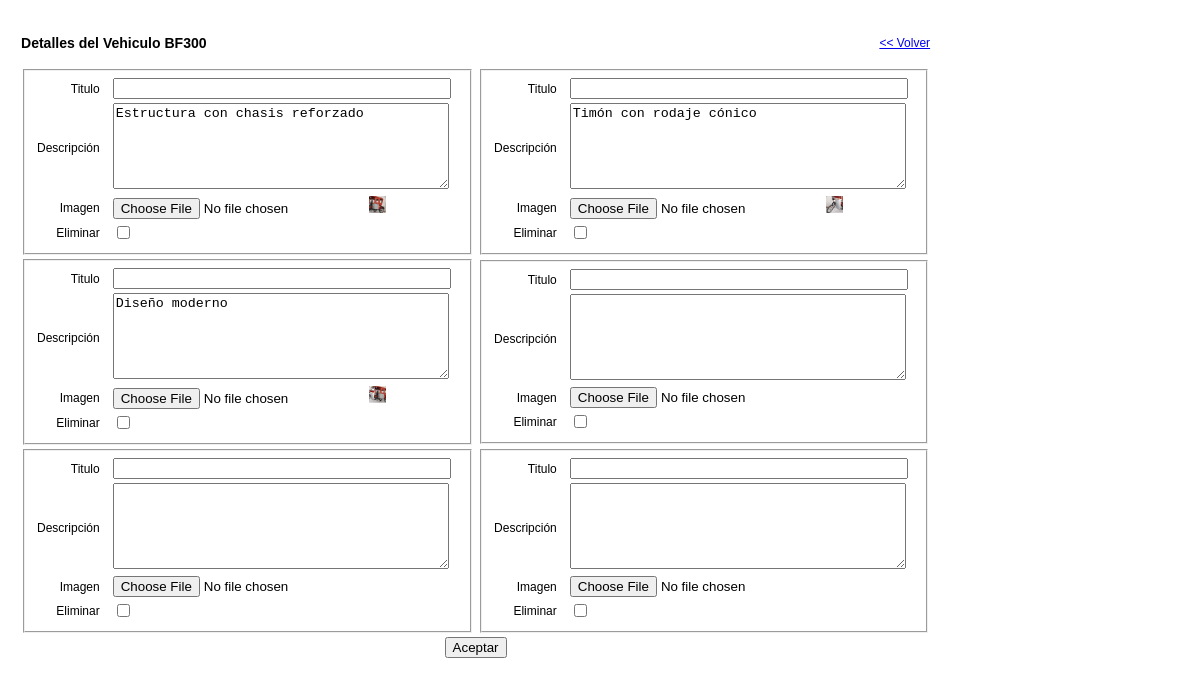
Screenshot of /administrator/formDetalles.php?id_producto=5&mod_prod=BF300 (signed in) with the database file from the repository.
### tables this page shows
CREATE TABLE `detalleproducto` (
  `id_detalle_producto` int(11) NOT NULL auto_increment,
  `titulo` varchar(45) NOT NULL,
  `foto_detalle` varchar(100) NOT NULL,
  `descripcion` varchar(255) NOT NULL,
  `id_producto` int(11) NOT NULL,
  PRIMARY KEY  (`id_detalle_producto`),
  KEY `fk_DetalleProducto_MasterProducto` (`id_producto`),
  CONSTRAINT `detalleproducto_ibfk_1` FOREIGN KEY (`id_producto`) REFERENCES `producto` (`id_producto`) ON DELETE CASCADE ON UPDATE NO ACTION
);

### administrator/bussinessLogic/DetalleProductoBL.php (called while the page is built, shortened)
<?php
include_once 'dao/DetalleProductoDAO.php';
include_once 'domain/DetalleProducto.php';
class DetalleProductoBL {
    private $dpDao;
    public function __construct() {
        $this->dpDao = new DetalleProductoDAO();
    }
    public function getDetallesProductos($id_producto) {
        return $this->dpDao->getDetallesProductos($id_producto);
    }
}
?>

### administrator/util/Connection.php (called while the page is built, shortened)
<?php
class Connection {
    private $connection;
    public function __construct() {
        $server = "localhost";
        $username = "buffalo9_root";
        $password = "r00tr00t";
        $database_name = "buffalo9_portal";
        $connection = mysql_connect($server, $username, $password) or die("Problemas en la conexión");
        $this->connection = $connection;
    }
    public function getConnection() {
        return $this->connection;
    }
}
?>

### administrator/dao/DetalleProductoDAO.php (called while the page is built, shortened)
<?php
include_once 'util/Connection.php';
include_once 'domain/DetalleProducto.php';
class DetalleProductoDAO {
    public function getDetallesProductos($id_producto) {
        $conexion = new Connection();
        $query = "SELECT id_detalle_producto, titulo, foto_detalle, descripcion, id_producto
                FROM detalleproducto WHERE id_producto = $id_producto";
        $result = mysql_query($query, $conexion->getConnection());
        $total_registros = mysql_num_rows($result);
        if ($total_registros > 0) {
            while ($row = mysql_fetch_assoc($result)) {
                $detalleProducto = new DetalleProducto();
                $detalleProducto->setId_detalle_producto($row['id_detalle_producto']);
                $detalleProducto->setTitulo($row['titulo']);
                $detalleProducto->setFoto_detalle($row['foto_detalle']);
                $detalleProducto->setDescripcion($row['descripcion']);
                $detalleProducto->setId_producto($row['id_producto']);
                $detallesProducto[] = $detalleProducto;
            }
        }
        return $detallesProducto;
    }
}
?>

### administrator/domain/DetalleProducto.php (called while the page is built, shortened)
<?php
class DetalleProducto {
    private $titulo;
    private $foto_detalle;
    private $descripcion;
    public function getTitulo() {
        return $this->titulo;
    }
    public function setTitulo($titulo) {
        $this->titulo = $titulo;
    }
    public function getFoto_detalle() {
        return $this->foto_detalle;
    }
    public function setFoto_detalle($foto_detalle) {
        $this->foto_detalle = $foto_detalle;
    }
    public function getDescripcion() {
        return $this->descripcion;
    }
    public function setDescripcion($descripcion) {
        $this->descripcion = $descripcion;
    }
}
?>

### administrator/formDetalles.php (the view, shortened to what this page needs)
<?php
include_once 'bussinessLogic/DetalleProductoBL.php';
include_once 'domain/DetalleProducto.php';
if (!isset($_SESSION['user'])) {
    header("location: index.php?error=2");
} else {
    $id_producto = $_GET['id_producto'];
    $bl = new DetalleProductoBL();
    $detallesProducto = new DetalleProducto();
    $detallesProducto = $bl->getDetallesProductos($id_producto);
    for ($i = 0; $i < 6; $i++) {
        if (is_null($detallesProducto[$i]))
            $detallesProducto[$i] = new DetalleProducto ();
    }
    ?>
    <!DOCTYPE html>
    <html>
        <head>
            <link type="text/css" href="style/style.css" rel="stylesheet" media="screen"/>
        </head>
        <body>
            <form method="POST" action="actionDetalleProductoCtrl.php" enctype="multipart/form-data">
                <table>
                    <tr>
                        <td><h3>Detalles del Vehiculo <?php echo $_GET['mod_prod'] ?></h3></td>
                        <td style="text-align: right;"><a href="bienvenido.php">&lt;&lt; Volver</a></td>
                    </tr>
                    <?php
                    for ($i = 0; $i < count($detallesProducto); $i++) {
                        $detalleProducto = $detallesProducto[$i];
                        if (!($i % 2))
                            echo '<tr>';
                        ?>
                        <td>
                            <fieldset>
                                <table>
                                    <tr>
                                        <td class="tdLabel">Titulo</td>
                                        <td><input type="text" id="titulo<?php echo $i ?>" name="titulo<?php echo $i ?>"
                                                   style="width: 330px;"
                                                   value="<?php echo $detalleProducto->getTitulo() ?>" /></td>
                                    </tr>
                                    <tr>
                                        <td class="tdLabel">Descripci&oacute;n</td>
                                        <td><textarea id="descripcion<?php echo $i ?>" name="descripcion<?php echo $i ?>"
                                                      style="height: 80px; width: 330px;"><?php echo utf8_encode($detalleProducto->getDescripcion()) ?></textarea>
                                        </td>
                                    </tr>
                                    <tr>
                                        <td class="tdLabel">Imagen</td>
                                        <td>
                                            <input type="file" id="imagen<?php echo $i ?>" name="imagen<?php echo $i ?>" />
                                            <?php
                                            $fprin = $detalleProducto->getFoto_detalle();
                                            if (!empty($fprin)) {
                                                echo "<img src=\"../$fprin\" alt=\"Foto principal\" style=\"width: 5%;\" />";
                                            }
                                            ?>
                                        </td>
                                    </tr>
                                    <tr>
                                        <td class="tdLabel">Eliminar</td>
                                        <td><input type="checkbox" id="delete<?php echo $i ?>" name="delete<?php echo $i ?>[]" /></td>
                                    </tr>
                                </table>
                            </fieldset>
                        </td>
                        <?php
                        if (($i % 2))
                            echo '</tr>';
                    }
                    ?>
                    <tr>
                        <td colspan="2" style="text-align: center;">
                            <input type="submit" value="Aceptar" name="aceptar" />
                        </td>
                    </tr>
                </table>
            </form>
        </body>
    </html>
    <?php
}?>

### administrator/style/style.css (style rules this page uses)
body { font-family: 'lucida grande',tahoma,verdana,arial,sans-serif; font-size: 12px; padding: 10px; }
.tdLabel { padding-right: 10px; text-align: right; }

### rows the page displays
detalleproducto: descripcion "Estructura con chasis reforzado", foto_detalle (picture)
detalleproducto: descripcion "Timón con rodaje cónico", foto_detalle (picture)
detalleproducto: descripcion "Diseño moderno", foto_detalle (picture)

### other values shown
$_GET['mod_prod'] "BF300"
